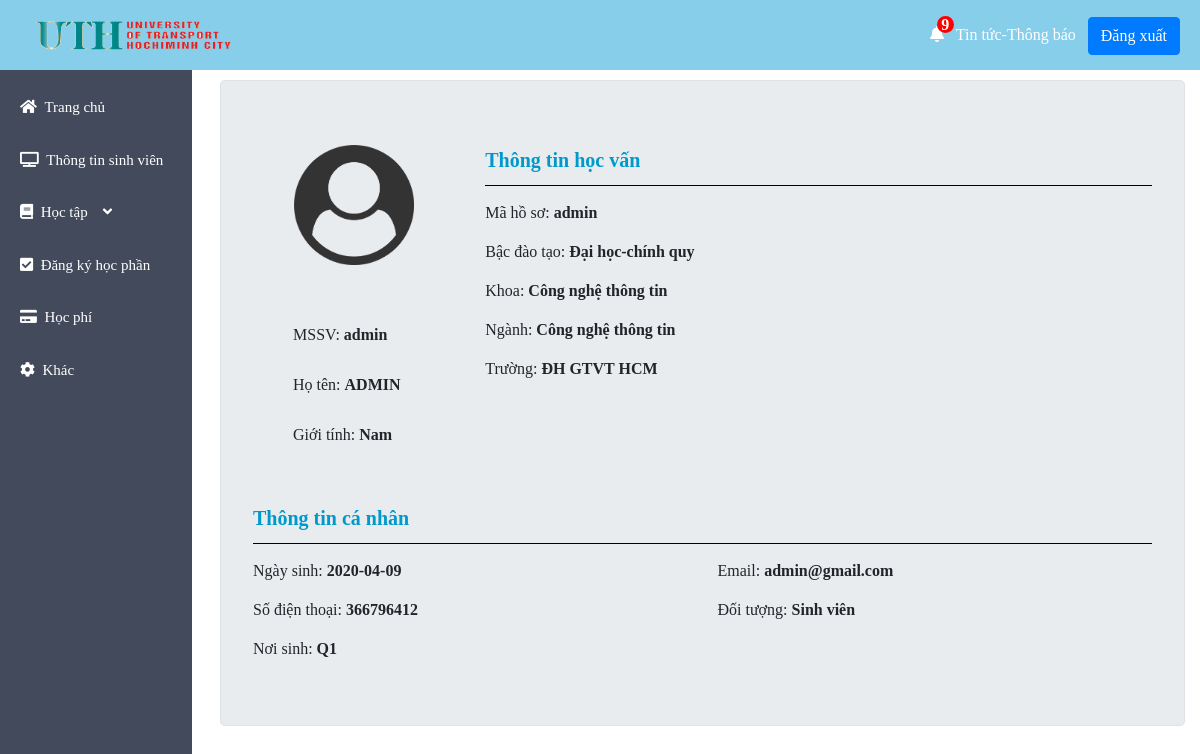
Page /infor_student.php (signed in) on the earlier database version.
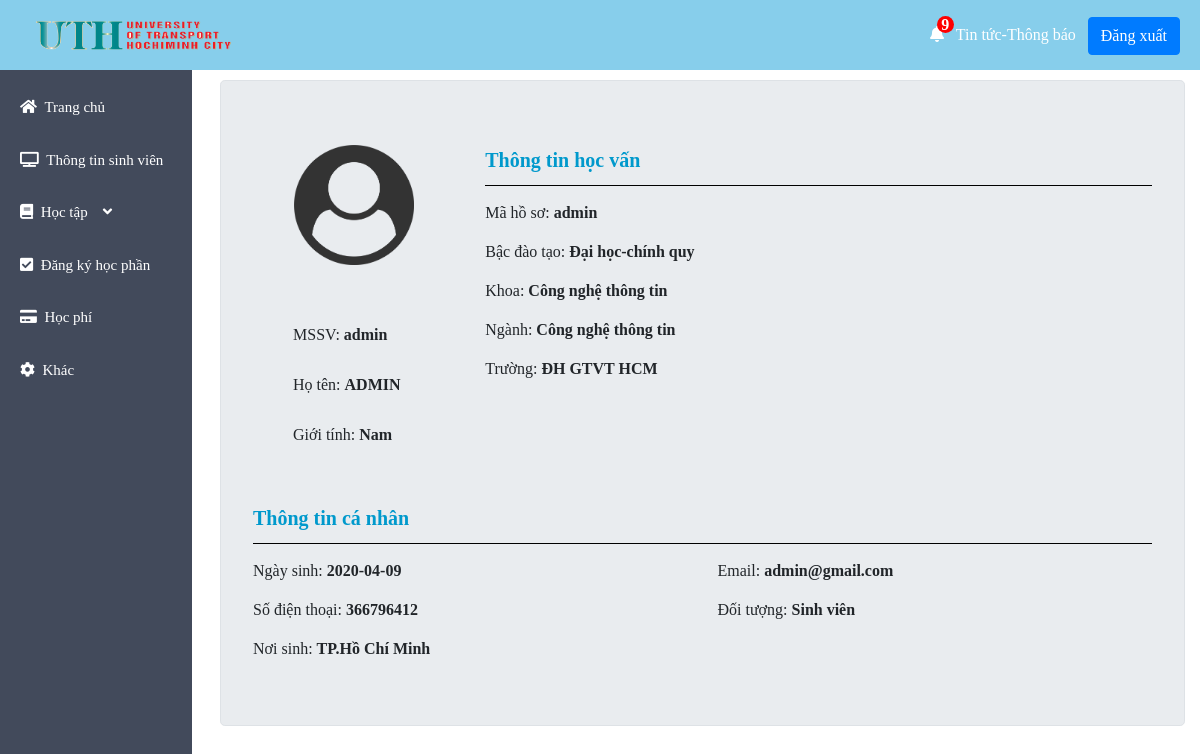
Same page on the later database version.
### tables this page shows
CREATE TABLE `users` (
  `name` varchar(20) NOT NULL,
  `username` varchar(50) NOT NULL,
  `phone` int(30) DEFAULT NULL,
  `birthday` date DEFAULT NULL,
  `email` varchar(50) DEFAULT NULL,
  `usertype` varchar(50) DEFAULT NULL,
  `password` varchar(50) DEFAULT NULL,
  `pob` varchar(50) NOT NULL
);

### infor_student.php (the view, shortened to what this page needs)
<?php
if(isset($_SESSION['username'])) {
    $username = $_SESSION['username'];
} else {
    header("location:login.php");
    exit;
}
$host = "localhost";
$user = "root";
$password = "";
$db = "sms";
$data = mysqli_connect($host, $user, $password, $db);
$sql = "SELECT * FROM users
        WHERE username = '$username';";
$result = mysqli_query($data,$sql);
$userData = $result ->fetch_assoc();
?>
<!DOCTYPE html>
<html lang="en">
<head>
    <link rel="stylesheet" href="https://use.fontawesome.com/releases/v5.8.1/css/all.css">
    <link rel="stylesheet" href="./css/student_sidebar.css">
    <?php include('admin_css.php'); ?>
</head>
<body>
    <header class="header">
        <a href="studenthome.php"><img src="./img/logo-uth.png" style="max-height: 40px;"></a>
        <div class="logout">
        <a class="notify" href="#"><i class="fa fa-bell"><div class="count">9</div>&nbsp;&nbsp;</i>
            Tin tức-Thông báo&nbsp;&nbsp;</a>
            <a href="logout.php" class="btn btn-primary">Đăng xuất</a>
        </div>
    </header>
    <?php include('student_sidebar.php'); ?>
    <div class="container-fluid">
        <div class="row">
            <div class="col-md-12">
                <div class="jumbotron  custom-jumbotron">
                    <div class="box-df">
                        <div class="row">
                            <div class="col-md-3">
                                <div class="portlet">
                                    <div class="portlet portlet-body light">
                                        <div class="profile-userpic">
                                            <img  class="image-respontive"src="./img/user.png" style="object-fit: cover;">
                                            <br><br>
                                            <div class="form-group" >
                                               <div class="control-label"><span id="code">MSSV</span>: <b><?php echo $userData['username']   ?></b>
                                               </div>
                                            </div>
                                            <div class="form-group" >
                                               <div class="control-label"><span id="name">Họ tên</span>: <b><?php echo $userData['name']   ?></b>
                                               </div>
                                            </div>
                                            <div class="form-group" >
                                               <div class="control-label"><span id="name">Giới tính</span>: <b>Nam</b>
                                               </div>
                                            </div>
                                        </div>
                                    </div>
                                </div>
                            </div>
                            <div class="col-md-9">
                                    <div class="portlet">
                                        <div class="portlet-title">
                                            <div class="caption">
                                                <span class="caption-subject  bold" >Thông tin học vấn</span>
                                            </div>
                                        </div>
                                        <div class="information" >
                                            <div class="form-infor" >
                                               <div class="control-label"><span id="code">Mã hồ sơ</span>: <b><?php echo $userData['username']   ?></b>
                                               </div>
                                            </div>
                                            <div class="form-infor" >
                                               <div class="control-label"><span>Bậc đào tạo</span>: <b>Đại học-chính quy</b>
                                               </div>
                                            </div>
                                            <div class="form-infor" >
                                               <div class="control-label"><span id="major">Khoa</span>: <b>Công nghệ thông tin</b>
                                               </div>
                                            </div>
                                            <div class="form-infor" >
                                               <div class="control-label"><span id="major">Ngành</span>: <b>Công nghệ thông tin</b>
                                               </div>
                                            </div>
                                            <div class="form-infor" >
                                               <div class="control-label"><span >Trường</span>: <b>ĐH GTVT HCM</b>
                                               </div>
                                            </div>
                                        </div>
                                    </div>
                            </div>
                            <div class="col-md-12 personal-info">
                                <div class="portlet">
                                    <div class="portlet-title">
                                        <div class="caption">
                                            <span class="caption-subject  bold" >Thông tin cá nhân</span>
                                        </div>
                                    </div>
                                    <div class="row">
                                        <div class="col-md-6">
                                            <div class="information" >
                                                <div class="form-infor" >
                                                   <div class="control-label"><span id="birthday">Ngày sinh</span>: <b><?php echo isset($userData['birthday']) ? $userData['birthday'] : ''; ?></b> </div>
                                                </div>
                                                <div class="form-infor" >
                                                    <div class="control-label"><span id="phone">Số điện thoại</span>: <b><?php echo $userData['phone']   ?></b>
                                                    </div>
                                                </div>
                                                <div class="form-infor" >
                                                    <div class="control-label"><span id="pob">Nơi sinh</span>: <b><?php echo $userData['pob']   ?></b>
                                                    </div>
                                                </div>
                                            </div>
                                        </div>
                                        <div class="col-md-6">
                                            <div class="information" >
                                                <div class="form-infor" >
                                                    <div class="control-label"><span id="major">Email</span>: <b><?php echo $userData['email']   ?></b>
                                                    </div>
                                                </div>
                                                <div class="form-infor" >
                                                    <div class="control-label"><span >Đối tượng</span>: <b>Sinh viên</b>
                                                    </div>
                                                </div>
                                            </div>
                                        </div>
                                    </div>
                                </div>
                            </div>
                        </div>
                    </div>
                </div>
        </div>
    </div>
</body>
</html>

### admin_css.php (shortened to what this page needs)
<link rel="stylesheet" type="text/css" href="./css/admin.css">
<link rel="stylesheet" href="css/bootstrap.min.css">
<link href="https://cdnjs.cloudflare.com/ajax/libs/font-awesome/5.15.3/css/all.min.css" rel="stylesheet">

### student_sidebar.php (shortened to what this page needs)
<aside>
        <ul>
            <li><a href="studenthome.php"><i class="fas fa-home"></i>&nbsp;&nbsp;Trang chủ</a></li>
            <li><a href="infor_student.php"><i class="fas fa-tv"></i>&nbsp;&nbsp;Thông tin sinh viên</a></li>
            <li><a href="" id="toggleStudy"><i class="fas fa-book"></i>&nbsp;&nbsp;Học tập<i class="fas fa-angle-down"></i></a>
            <li><a href="#"><i class="fas fa-check-square"></i>&nbsp;&nbsp;Đăng ký học phần</a></li>
            <li><a href="#"><i class="fas fa-credit-card"></i>&nbsp;&nbsp;Học phí</a></li>
            <li><a href="#"><i class="fas fa-cog"></i>&nbsp;&nbsp;Khác</a></li>
        </ul>
</aside>

### css/student_sidebar.css (style rules this page uses)
.notify { color: white; font-size: bold; position: relative; }
.count { width: 17px; height: 17px; border-radius: 50%; background-color: red; display: flex; justify-content: center; align-items: center; color: white; position: absolute; right: 130px; top:-10px; z-index: 99; }
.container-fluid { padding-left: 220px; }
.profile-userpic img { width: 120px; margin-top: -5%; margin: 0 auto; }
.custom-jumbotron { margin-top: 80px; }
.portlet-body { text-align: center; }
.profile-userpic { display: flex; flex-direction: column; align-items: flex-start; }
.form-group { margin-top: 10px; padding-left: 40px; }
.portlet-title { border-bottom: 1px solid black; min-height: 41px; }
.bold { font-weight: 700!important; font-size: 20px; color: #0099cc; }
.information { display: flex; flex-direction: column; align-items: flex-start; }
.form-infor { margin-top: 15px; padding-left: -10px; }
.personal-info { padding-top: 40px; }
.fa-angle-down { padding-left: 15px; text-align: center; }

### css/admin.css (style rules this page uses)
* { margin: 0; padding: 0; font-family: "Times New Roman", Times, serif; }
.header { background-color: skyblue; line-height: 70px; padding-left: 30px; position: fixed; top: 0; left: 0; width: 100%; z-index: 3; }
a { text-decoration: none; }
.logout { float: right; padding-right: 20px; }
ul { background-color:#424a5b; width: 16%; height: 100%; position: fixed; padding: 8% 0 0 20px; text-align: left; }
.fas { background-color: rgb(rgb(36, 31, 63)); }
ul li { list-style: none; padding-bottom: 30px; font-size: 15px; transition: transform 0.3s linear; }
ul li a { color: white; text-decoration: none!important; font-size: bold; }
.jumbotron { border: 1px solid #dee2e6; border-radius: 0.3rem; }

### infor_student.php (style rules this page uses)
.container-fluid { padding-left: 220px; }

Differences in the rows shown:
changed users "admin": pob "Q1" → "TP.Hồ Chí Minh"
